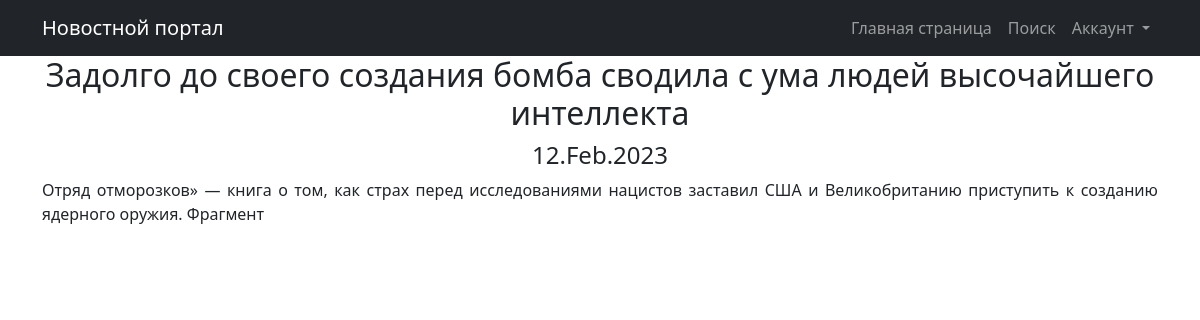
The page /posts/5 on the database as committed earlier.
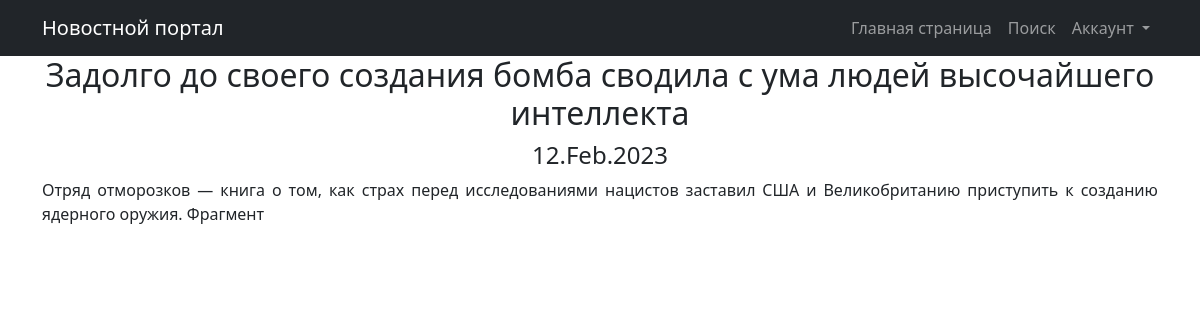
The same page on the database as committed later.
### NewsApp/models.py (models this page shows, shortened)
class Post(models.Model):
    author = models.ForeignKey(Author, on_delete=models.CASCADE, verbose_name='Автор')
    NEWS = 'NW'
    ARTICLE = 'AR'
    CATEGORY_CHOICES = (
        (NEWS, 'Новость'),
        (ARTICLE, 'Статья')
    )
    category_type = models.CharField(max_length=2, choices=CATEGORY_CHOICES, default=ARTICLE,
                                     verbose_name='Тип поста')
    dateCreation = models.DateTimeField(auto_now_add=True, verbose_name='Дата создания поста')
    postCategory = models.ManyToManyField(Category, through='PostCategory', verbose_name='Рубрика поста')
    title = models.CharField(max_length=128, verbose_name='Заголовок поста')
    text = models.TextField(verbose_name='Текст')
    rating = models.SmallIntegerField(default=0)
    class Meta:
        verbose_name = 'Пост'
        verbose_name_plural = 'Посты'

### NewsApp/views.py (the view)
# urls.py: path('<int:pk>', PostDetail.as_view(), name='post_detail'),
class PostDetail(DetailView):
    model = Post
    template_name = 'post.html'
    context_object_name = 'post'

### NewsApp/templatetags/custom_filters.py (called while the page is built)
@register.filter()
def censor(value):
    banned_words = ['преступлениях', 'России', 'стратегии']
    if not isinstance (value, str):
        raise TypeError(f"Недопустимое значение '{type(value)}' Нужно ввести строковое значение")
    words = value.replace(',', '').split()
    for word in words:
        if word in banned_words:
            value = value.replace(word, f"{word[0]}{'*' * (len(word) - 1)}")
    return value

### templates/post.html (shortened to what this page needs)
{% extends 'flatpages/default.html' %}
{% load custom_filters %}
{% block content %}
<h2>{{ post.title }}</h2>
<h4>{{ post.dateCreation|date:'d.M.Y' }}</h4>
<p style="text-align: justify;"> {{ post.text|censor }} </p>
{% endblock content %}

Rows that differ between the two databases and show on the page:
changed Post "Задолго до своего создания бомба сводила с ума людей высочайшего интеллекта": text|censor "Отряд отморозков» — книга о том, как страх перед исследованиями нацистов заставил США и Великобританию приступить к созданию ядерного оружия. Фрагмент" → "Отряд отморозков — книга о том, как страх перед исследованиями нацистов заставил США и Великобританию приступить к созданию ядерного оружия. Фрагмент"
